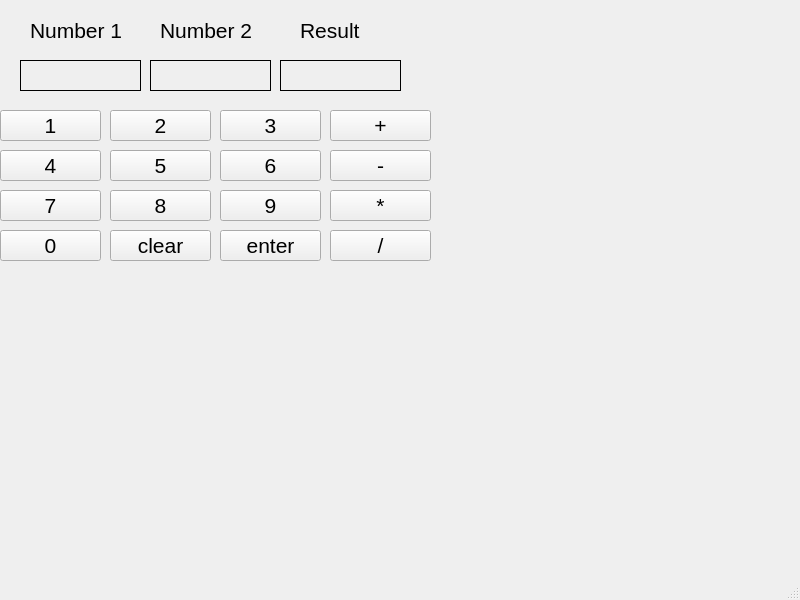
<?xml version="1.0" encoding="UTF-8"?>
<ui version="4.0">
 <class>MainWindow</class>
 <widget class="QMainWindow" name="MainWindow">
  <property name="geometry">
   <rect>
    <x>0</x>
    <y>0</y>
    <width>800</width>
    <height>600</height>
   </rect>
  </property>
  <property name="windowTitle">
   <string>MainWindow</string>
  </property>
  <widget class="QWidget" name="centralwidget">
   <widget class="QLabel" name="label">
    <property name="geometry">
     <rect>
      <x>30</x>
      <y>10</y>
      <width>101</width>
      <height>41</height>
     </rect>
    </property>
    <property name="font">
     <font>
      <pointsize>16</pointsize>
     </font>
    </property>
    <property name="text">
     <string>Number 1</string>
    </property>
   </widget>
   <widget class="QLabel" name="label_2">
    <property name="geometry">
     <rect>
      <x>300</x>
      <y>10</y>
      <width>101</width>
      <height>41</height>
     </rect>
    </property>
    <property name="font">
     <font>
      <pointsize>16</pointsize>
     </font>
    </property>
    <property name="text">
     <string>Result</string>
    </property>
   </widget>
   <widget class="QLabel" name="label_3">
    <property name="geometry">
     <rect>
      <x>160</x>
      <y>10</y>
      <width>101</width>
      <height>41</height>
     </rect>
    </property>
    <property name="font">
     <font>
      <pointsize>16</pointsize>
     </font>
    </property>
    <property name="text">
     <string>Number 2</string>
    </property>
   </widget>
   <widget class="QLabel" name="num1_label">
    <property name="geometry">
     <rect>
      <x>20</x>
      <y>60</y>
      <width>121</width>
      <height>31</height>
     </rect>
    </property>
    <property name="font">
     <font>
      <pointsize>16</pointsize>
     </font>
    </property>
    <property name="frameShape">
     <enum>QFrame::Box</enum>
    </property>
    <property name="text">
     <string/>
    </property>
   </widget>
   <widget class="QLabel" name="num2_label">
    <property name="geometry">
     <rect>
      <x>150</x>
      <y>60</y>
      <width>121</width>
      <height>31</height>
     </rect>
    </property>
    <property name="font">
     <font>
      <pointsize>16</pointsize>
     </font>
    </property>
    <property name="frameShape">
     <enum>QFrame::Box</enum>
    </property>
    <property name="text">
     <string/>
    </property>
   </widget>
   <widget class="QLabel" name="result_label">
    <property name="geometry">
     <rect>
      <x>280</x>
      <y>60</y>
      <width>121</width>
      <height>31</height>
     </rect>
    </property>
    <property name="font">
     <font>
      <pointsize>16</pointsize>
     </font>
    </property>
    <property name="frameShape">
     <enum>QFrame::Box</enum>
    </property>
    <property name="text">
     <string/>
    </property>
   </widget>
   <widget class="QPushButton" name="N1">
    <property name="geometry">
     <rect>
      <x>0</x>
      <y>110</y>
      <width>101</width>
      <height>31</height>
     </rect>
    </property>
    <property name="font">
     <font>
      <pointsize>16</pointsize>
     </font>
    </property>
    <property name="text">
     <string>1</string>
    </property>
   </widget>
   <widget class="QPushButton" name="N2">
    <property name="geometry">
     <rect>
      <x>110</x>
      <y>110</y>
      <width>101</width>
      <height>31</height>
     </rect>
    </property>
    <property name="font">
     <font>
      <pointsize>16</pointsize>
     </font>
    </property>
    <property name="text">
     <string>2</string>
    </property>
   </widget>
   <widget class="QPushButton" name="N3">
    <property name="geometry">
     <rect>
      <x>220</x>
      <y>110</y>
      <width>101</width>
      <height>31</height>
     </rect>
    </property>
    <property name="font">
     <font>
      <pointsize>16</pointsize>
     </font>
    </property>
    <property name="text">
     <string>3</string>
    </property>
   </widget>
   <widget class="QPushButton" name="Add">
    <property name="geometry">
     <rect>
      <x>330</x>
      <y>110</y>
      <width>101</width>
      <height>31</height>
     </rect>
    </property>
    <property name="font">
     <font>
      <pointsize>16</pointsize>
     </font>
    </property>
    <property name="text">
     <string>+</string>
    </property>
   </widget>
   <widget class="QPushButton" name="N4">
    <property name="geometry">
     <rect>
      <x>0</x>
      <y>150</y>
      <width>101</width>
      <height>31</height>
     </rect>
    </property>
    <property name="font">
     <font>
      <pointsize>16</pointsize>
     </font>
    </property>
    <property name="text">
     <string>4</string>
    </property>
   </widget>
   <widget class="QPushButton" name="N5">
    <property name="geometry">
     <rect>
      <x>110</x>
      <y>150</y>
      <width>101</width>
      <height>31</height>
     </rect>
    </property>
    <property name="font">
     <font>
      <pointsize>16</pointsize>
     </font>
    </property>
    <property name="text">
     <string>5</string>
    </property>
   </widget>
   <widget class="QPushButton" name="N6">
    <property name="geometry">
     <rect>
      <x>220</x>
      <y>150</y>
      <width>101</width>
      <height>31</height>
     </rect>
    </property>
    <property name="font">
     <font>
      <pointsize>16</pointsize>
     </font>
    </property>
    <property name="text">
     <string>6</string>
    </property>
   </widget>
   <widget class="QPushButton" name="Sub">
    <property name="geometry">
     <rect>
      <x>330</x>
      <y>150</y>
      <width>101</width>
      <height>31</height>
     </rect>
    </property>
    <property name="font">
     <font>
      <pointsize>16</pointsize>
     </font>
    </property>
    <property name="text">
     <string>-</string>
    </property>
   </widget>
   <widget class="QPushButton" name="N7">
    <property name="geometry">
     <rect>
      <x>0</x>
      <y>190</y>
      <width>101</width>
      <height>31</height>
     </rect>
    </property>
    <property name="font">
     <font>
      <pointsize>16</pointsize>
     </font>
    </property>
    <property name="text">
     <string>7</string>
    </property>
   </widget>
   <widget class="QPushButton" name="N8">
    <property name="geometry">
     <rect>
      <x>110</x>
      <y>190</y>
      <width>101</width>
      <height>31</height>
     </rect>
    </property>
    <property name="font">
     <font>
      <pointsize>16</pointsize>
     </font>
    </property>
    <property name="text">
     <string>8</string>
    </property>
   </widget>
   <widget class="QPushButton" name="N9">
    <property name="geometry">
     <rect>
      <x>220</x>
      <y>190</y>
      <width>101</width>
      <height>31</height>
     </rect>
    </property>
    <property name="font">
     <font>
      <pointsize>16</pointsize>
     </font>
    </property>
    <property name="text">
     <string>9</string>
    </property>
   </widget>
   <widget class="QPushButton" name="Mul">
    <property name="geometry">
     <rect>
      <x>330</x>
      <y>190</y>
      <width>101</width>
      <height>31</height>
     </rect>
    </property>
    <property name="font">
     <font>
      <pointsize>16</pointsize>
     </font>
    </property>
    <property name="text">
     <string>*</string>
    </property>
   </widget>
   <widget class="QPushButton" name="N0">
    <property name="geometry">
     <rect>
      <x>0</x>
      <y>230</y>
      <width>101</width>
      <height>31</height>
     </rect>
    </property>
    <property name="font">
     <font>
      <pointsize>16</pointsize>
     </font>
    </property>
    <property name="text">
     <string>0</string>
    </property>
   </widget>
   <widget class="QPushButton" name="clear">
    <property name="geometry">
     <rect>
      <x>110</x>
      <y>230</y>
      <width>101</width>
      <height>31</height>
     </rect>
    </property>
    <property name="font">
     <font>
      <pointsize>16</pointsize>
     </font>
    </property>
    <property name="text">
     <string>clear</string>
    </property>
   </widget>
   <widget class="QPushButton" name="enter">
    <property name="geometry">
     <rect>
      <x>220</x>
      <y>230</y>
      <width>101</width>
      <height>31</height>
     </rect>
    </property>
    <property name="font">
     <font>
      <pointsize>16</pointsize>
     </font>
    </property>
    <property name="text">
     <string>enter</string>
    </property>
   </widget>
   <widget class="QPushButton" name="div">
    <property name="geometry">
     <rect>
      <x>330</x>
      <y>230</y>
      <width>101</width>
      <height>31</height>
     </rect>
    </property>
    <property name="font">
     <font>
      <pointsize>16</pointsize>
     </font>
    </property>
    <property name="text">
     <string>/</string>
    </property>
   </widget>
  </widget>
  <widget class="QMenuBar" name="menubar">
   <property name="geometry">
    <rect>
     <x>0</x>
     <y>0</y>
     <width>800</width>
     <height>21</height>
    </rect>
   </property>
  </widget>
  <widget class="QStatusBar" name="statusbar"/>
 </widget>
 <resources/>
 <connections/>
</ui>
